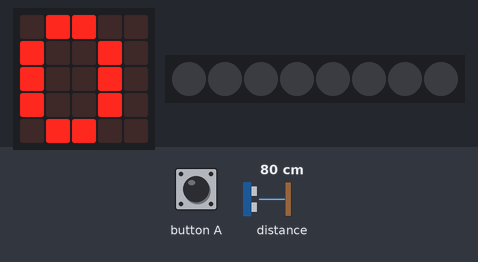
Bench run of a program on a simulated BBC micro:bit (MakeCode). Parts: the board's 5×5 LED display, 8 RGB LEDs in strip order, left to right. The test bench sets the inputs (shaded band); at power-on: distance to the obstacle 80 cm. Dim RGB values are drawn brighter than linear.

Above: at 1.2 s.
1.3 s: button A pressed for 0.15 s
At 3.5 s:
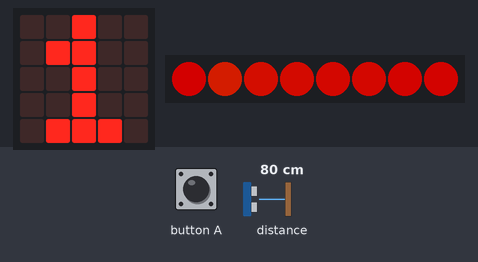
7.0 s: button A pressed for 0.15 s
At 10.1 s:
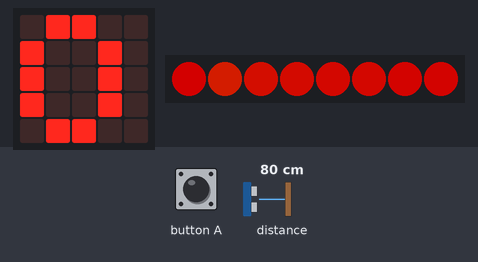
Timing chart, 0 to 11.6 s (numbered marks = the images above; inputs shaded):
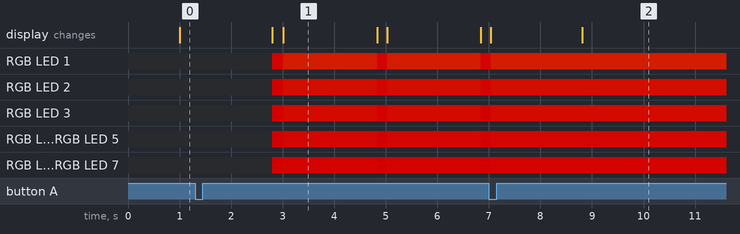

Measured:
- after the input at 1.3 s, RGB LED 1: alternates RGB(127, 17, 0) for 1.8 s and RGB(127, 2, 0) for 0.20 s, starting after 1.5 s; RGB LED 2: off → RGB(127, 0, 0) after 1.5 s, → RGB(127, 8, 0) 0.22 s later, → RGB(127, 2, 0) 1.8 s later, → RGB(127, 8, 0) 0.19 s later, … (5 changes in this stretch)
- after the input at 7.0 s, the display: first differs from a run without the input after 1.8 s (image 2)

The program:

main.ts
```typescript
input.onButtonPressed(Button.A, function () {
    if (loop) {
        loop = false
    } else {
        loop = true
    }
})
let dist = 0
let loop = false
loop = false
let strip = neopixel.create(DigitalPin.P0, 8, NeoPixelMode.RGB)
basic.forever(function () {
    dist = sonar.ping(
    DigitalPin.P1,
    DigitalPin.P2,
    PingUnit.Centimeters
    )
    basic.pause(1000)
    if (loop) {
        for (let i = 0; i <= 360; i++) {
            for (let j = 0; j <= 7; j++) {
                strip.setPixelColor(j, neopixel.hsl(i / (j * 45), 100, 50))
            }
            strip.show()
        }
    }
    if (loop) {
        basic.showNumber(1)
    } else {
        basic.showNumber(0)
    }
})
```

test.ts
```typescript
// здесь помещаются тесты; они не будут скомпилированы, пока пакет используется в качестве расширения.
```
